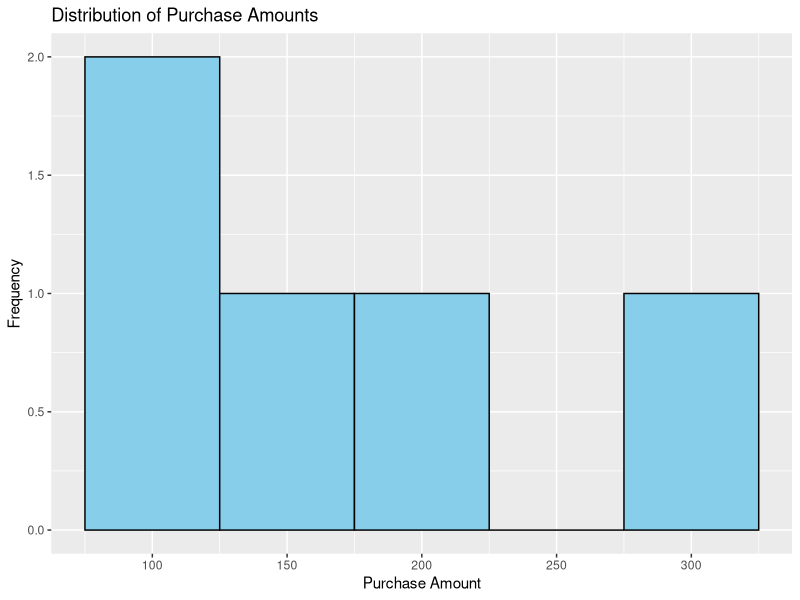

Source code (R):
# Load necessary libraries
library(dplyr)
library(ggplot2)

# Create the data frame
purchase_data <- data.frame(
  CustomerID = c(101, 102, 103, 104, 105),
  PurchaseAmount = c(150, 200, 120, 300, 80)
)

# Calculate statistical measures
mean_purchase <- mean(purchase_data$PurchaseAmount)
median_purchase <- median(purchase_data$PurchaseAmount)
sd_purchase <- sd(purchase_data$PurchaseAmount)
q1_purchase <- quantile(purchase_data$PurchaseAmount, 0.25)
q3_purchase <- quantile(purchase_data$PurchaseAmount, 0.75)

# Display statistical measures
cat("Statistical Measures:\n")
cat("1. Mean purchase amount:", mean_purchase, "\n")
cat("2. Median purchase amount:", median_purchase, "\n")
cat("3. Standard deviation of purchase amounts:", sd_purchase, "\n")
cat("4. 1st quartile (25th percentile) of purchase amounts:", q1_purchase, "\n")
cat("5. 3rd quartile (75th percentile) of purchase amounts:", q3_purchase, "\n\n")

# Create histogram
ggplot(purchase_data, aes(x = PurchaseAmount)) +
  geom_histogram(binwidth = 50, fill = "skyblue", color = "black") +
  labs(title = "Distribution of Purchase Amounts",
       x = "Purchase Amount",
       y = "Frequency") 
